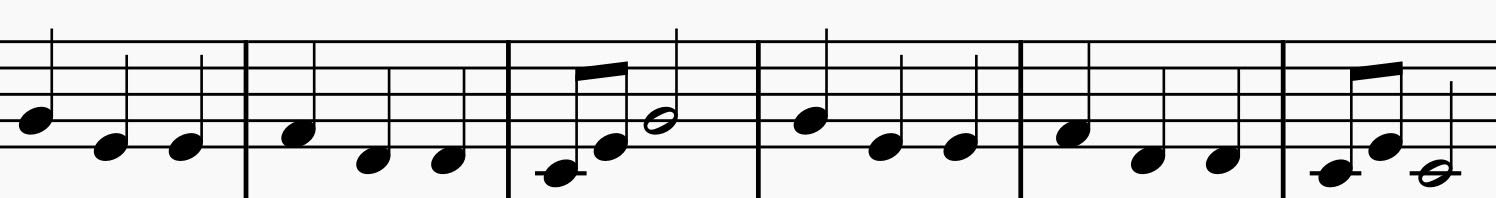
#> input picture data/wlazl_kotek_na_plotek.jpg, 1496 x 198 px
$ python stave_separator.py
#> lines starting #> are read from the running program, lines starting #| are printed output that depends on the picture; after the words box and inside, x2 and y2 are one past the last pixel; in counts of white or black regions, pixels touching at a corner belong together
import os
import sys

import cv2
import numpy as np
import matplotlib.pyplot as plt


def get_image_details(image):
    """
    Konwertuje obraz do skali szarości, binaryzuje oraz wykorzystuje operacje morfologiczne
    z poziomym jądrem, aby wydobyć poziome linie.
    """
    gray = cv2.cvtColor(image, cv2.COLOR_BGR2GRAY)
    # Binaryzacja Otsu – linie białe na czarnym tle (odwrócony obraz)
    _, binary = cv2.threshold(gray, 0, 255, cv2.THRESH_BINARY_INV + cv2.THRESH_OTSU)

    # Dostosowanie jądra – wybieramy jądro o szerokości zależnej od szerokości obrazu
    kernel_width = max(30, image.shape[1] // 15)
    horizontal_kernel = cv2.getStructuringElement(cv2.MORPH_RECT, (kernel_width, 1))

    # Operacja morfologiczna typu opening, która usuwa szumy i pozostawia głównie poziome linie
    detected_lines = cv2.morphologyEx(binary, cv2.MORPH_OPEN, horizontal_kernel, iterations=1)

    # Operacja closing – połączenie przerw w wykrytych liniach
    closed_lines = cv2.morphologyEx(detected_lines, cv2.MORPH_CLOSE, horizontal_kernel, iterations=2)

    return binary, closed_lines


def find_lines(detected_lines, image, max_angle=5):
    """
    Wyszukuje kontury w obrazie po operacjach morfologicznych oraz filtruje te,
    które są wystarczająco długie (min_width_ratio * szerokość obrazu), mają mały kąt (max_angle)
    oraz niewielką wysokość (skalowaną w zależności od rozmiaru obrazu).

    Zwraca listę krotek: (x, y, w, h, y_center)
    """
    contours, _ = cv2.findContours(detected_lines, cv2.RETR_EXTERNAL, cv2.CHAIN_APPROX_SIMPLE)
    candidates = []
    for cnt in contours:
        # Uzyskujemy minimalny prostokąt otaczający
        (cx, cy), (w, h), angle = cv2.minAreaRect(cnt)

        # transformacja kąta
        angle = abs(angle)

        if (angle + 90) % 180 < 45 or 135 < (angle + 90) % 180:
            angle += 90
            w, h = h, w  # zamiana, jeśli potrzebna

        # Kryteria poprawnej linii
        if (h < 1 or w / h > 30) and (angle % 180 < max_angle or angle % 180 > 180 - max_angle) and (h < 30 * (image.shape[0] / 2219)):
            # Obliczenie lewego górnego rogu
            x = int(cx - w / 2)
            y = int(cy - h / 2)
            # Powiększamy prostokąt o zadany współczynnik
            candidates.append((x, y, int(w), int(h), int(cy)))
    candidates.sort(key=lambda item: item[4])

    return candidates


def group_staffs(candidates):
    """
    Grupuje kandydatów (wykryte linie) w pięciolinie muzyczne przy użyciu dynamicznie ustalanych progów,
    dzięki czemu funkcja jest mniej zależna od rozmiaru obrazka.

    Proces działania:
      1. Sortujemy kandydatów według współrzędnej y punktu centralnego (cy).
      2. Obliczamy różnice między kolejnymi wartościami y (centers) i wyznaczamy medianę tych różnic.
         Ta mediana przyjmowana jest jako "typowa" odległość między liniami w obrębie jednej pięciolinii.
      3. Dynamiczny próg oddzielenia pięciolinii (cluster_gap_thresh) ustalamy jako:
             cluster_gap_thresh = median_diff * 1.5
         – dzięki temu większe przerwy między klastrami (czyli między pięcioliniami) są wyłapywane.
      4. Tolerancję grupowania linii w obrębie jednej pięciolinii (group_tolerance) ustalamy jako:
             group_tolerance = median_diff * 0.5
         – mała zmienność odstępów między liniami w obrębie tego samego pięciolinii.
      5. Najpierw kandydaci są dzieleni na klastery, jeśli odstęp między kolejnymi liniami przekracza cluster_gap_thresh.
      6. Następnie w obrębie każdej grupy przeszukiwane są okna pięciu kolejnych linii.
         Jeśli różnica między największą a najmniejszą wartością odstępów (między środkami linii) nie przekracza group_tolerance,
         przyjmujemy to jako poprawnie wyodrębnioną pięciolinię.
    """
    # Sortowanie kandydatów według współrzędnej y środka (cy) – przyjmujemy, że znajduje się on na pozycji indeksu 4
    sorted_candidates = sorted(candidates, key=lambda c: c[4])

    # Jeśli mamy mniej niż dwa elementy, nie da się obliczyć odstępu
    if len(sorted_candidates) < 2:
        return []

    # Wyciągamy wszystkie środki linii i obliczamy różnice między kolejnymi
    centers = [c[4] for c in sorted_candidates]
    diffs = np.diff(centers)
    median_diff = np.median(diffs)

    # Dynamicznie ustalane progi (można zmieniać mnożniki w zależności od specyfiki obrazka)
    cluster_gap_thresh = median_diff * 1.5
    group_tolerance = median_diff * 0.5

    # Etap 1: Klasteryzacja – grupowanie kandydatów, gdy różnica między środkami jest mniejsza niż cluster_gap_thresh
    clusters = []
    current_cluster = []
    for cand in sorted_candidates:
        if not current_cluster:
            current_cluster.append(cand)
        else:
            prev_center = current_cluster[-1][4]
            if cand[4] - prev_center < cluster_gap_thresh:
                current_cluster.append(cand)
            else:
                clusters.append(current_cluster)
                current_cluster = [cand]
    if current_cluster:
        clusters.append(current_cluster)

    # Etap 2: W obrębie każdego klastra szukamy okien 5 kolejnych linii spełniających warunek spójności
    groups = []
    for cluster in clusters:
        if len(cluster) < 5:
            continue
        n = len(cluster)
        for i in range(n - 4):
            group = cluster[i:i + 5]
            group_centers = [item[4] for item in group]
            group_diffs = np.diff(group_centers)
            # Jeżeli różnica między największym a najmniejszym odstępem w grupie mieści się w dynamicznej tolerancji,
            # uznajemy grupę za spójną pięciolinię
            if np.max(group_diffs) - np.min(group_diffs) <= group_tolerance:
                groups.append(group)

    # Opcjonalnie: wybieramy unikalne pięciolinie, aby uniknąć nakładających się detekcji
    final_groups = []
    used = set()
    for group in groups:
        key = group[0][4]
        if key not in used:
            final_groups.append(group)
            for item in group:
                used.add(item[4])
    return final_groups


def extract_staffs(image, groups):
    """
    Dla każdej grupy (pięciolini) określa pionowy obszar obejmujący staff (z dolanym marginesem)
    i wycina go z całego obrazu.
    """
    regions = []
    gaps = []
    for group in groups:
        diff = abs(group[0][4] - group[1][4])
        gaps.append(diff)

        top = int(min(item[1] for item in group)) - 3*diff
        bottom = int(max(item[1] + item[3] for item in group)) + 3*diff

        top = max(top, 0)
        bottom = min(bottom, image.shape[0]-1)

        region = image[top:bottom, :]
        regions.append(region)
    return regions, gaps


def process_image(image, debug=False):
    # 1. Detekcja linii i zwrócenie obrazów pośrednich
    binary, detected_lines_cont = get_image_details(image)

    # Wizualizacja etapów przetwarzania
    if debug:
        plt.figure(figsize=(15, 8))
        plt.subplot(231), plt.imshow(cv2.cvtColor(image, cv2.COLOR_BGR2RGB)), plt.title('Oryginał')
        plt.subplot(232), plt.imshow(binary, cmap='gray'), plt.title('Binaryzacja Otsu (odwrócona)')
        plt.subplot(233), plt.imshow(detected_lines_cont, cmap='gray'), plt.title('Po operacjach morfologicznych')

    # 2. Znalezienie kandydatów
    candidates = find_lines(detected_lines_cont, image)
    img_candidates = image.copy()
    for cand in candidates:
        x, y, w, h, _ = cand
        cv2.rectangle(img_candidates, (x, y), (x + w, y + h), (0, 255, 0), 2)
    if debug:
        plt.subplot(234), plt.imshow(cv2.cvtColor(img_candidates, cv2.COLOR_BGR2RGB)), plt.title(f'Kandydaci: {len(candidates)}')

    if not candidates:
        print("Nie wykryto żadnych poziomych linii")
        return


    # 3. Grupowanie kandydatów w staffy (pięciolinie)
    groups = group_staffs(candidates)
    img_groups = image.copy()
    colors = plt.get_cmap('hsv', len(groups)+1)  # <--- TU BYŁ PROBLEM
    for i, group in enumerate(groups):
        color = [int(255*c) for c in colors(i)[:3]]
        for cand in group:
            x, y, w, h, _ = cand
            cv2.rectangle(img_groups, (x,y), (x+w,y+h), color, 3)
    if debug:
        plt.subplot(235), plt.imshow(cv2.cvtColor(img_groups, cv2.COLOR_BGR2RGB)), plt.title(f'Pogrupowane: {len(groups)}')
        plt.tight_layout()
        plt.show()

    if not groups:
        print("Nie znaleziono kompletnych pięciolinii")
        return


    # 4. Wycięcie regionów staffów
    staffs, gaps = extract_staffs(image, groups)

    # [9 lines of commented-out code are left out]
    if debug:
        cols = 2
        rows = (len(staffs) + cols - 1) // cols
        plt.figure(figsize=(12, 5 * rows))
        for i, region in enumerate(staffs, 1):
            plt.subplot(rows, cols, i)
            plt.imshow(cv2.cvtColor(region, cv2.COLOR_BGR2RGB))
            plt.title(f"Pięciolinia {i}")
            plt.axis("off")
        plt.tight_layout()
        plt.show()

    return staffs, gaps


if __name__ == '__main__':
    image_path = "data/wlazl_kotek_na_plotek.jpg"  # Podmień na ścieżkę do obrazu z nutami
    image = cv2.imread(image_path)
#> image is the input picture: shape (198, 1496, 3); min 0, max 255, mean 214.5
    if image is None:
        sys.exit(1)

    process_image(image, True)
#> in get_image_details, `_, binary = cv2.threshold(gray, 0, 255, cv2.THRESH_BINARY_INV + cv2.TH..`:
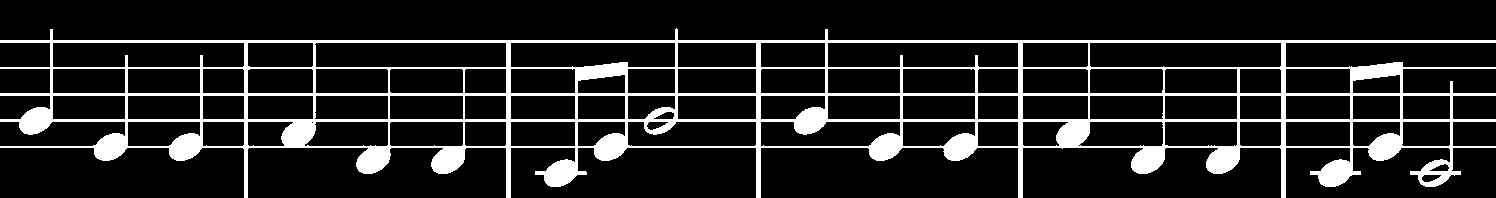
#> binary: shape (198, 1496); 13.4% white; 1 white region, box (x1, y1, x2, y2) and area: (0, 28, 1496, 198) 39744
#> in get_image_details, `detected_lines = cv2.morphologyEx(binary, cv2.MORPH_OPEN, horizontal_k..`:
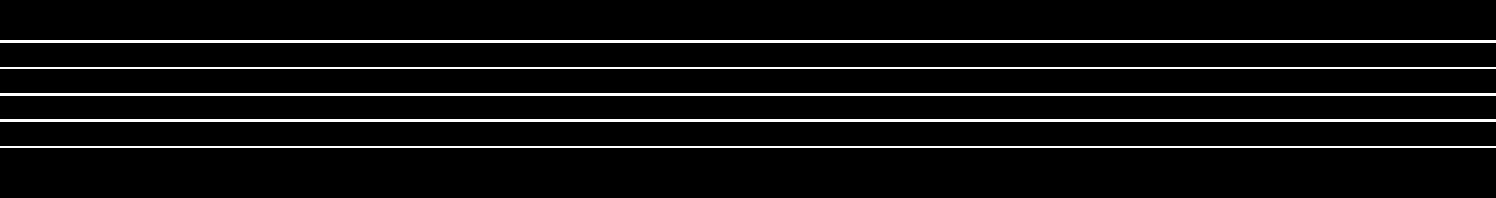
#> detected_lines: shape (198, 1496); 6.6% white; 5 white regions
#> in find_lines, `contours, _ = cv2.findContours(detected_lines, cv2.RETR_EXTERNAL, cv2...`: contours = 5 contours; box (x1, y1, x2, y2) and area: (0, 119, 1496, 122) 2990, (0, 93, 1496, 96) 2990, (0, 40, 1496, 43) 2990, (0, 146, 1496, 148) 1495, (0, 67, 1496, 69) 1495
#> the loop in find_lines, `for cnt in contours:` made 5 passes
#> (cnt, cy, h, y) on passes 1 to 5: ([[0, 146], [0, 147], [1495, 147], [1495, 146]], 146.5, 1, 146), ([[0, 119], [0, 121], [1495, 121], [1495, 119]], 120, 2, 119), ([[0, 93], [0, 95], [1495, 95], [1495, 93]], 94, 2, 93), ([[0, 67], [0, 68], [1495, 68], [1495, 67]], 67.5, 1, 67), ([[0, 40], [0, 42], [1495, 42], [1495, 40]], 41, 2, 40)
#> after the loop in find_lines, `for cnt in contours:`: candidates = [(0, 146, 1495, 1, 146), (0, 119, 1495, 2, 120), (0, 93, 1495, 2, 94), (0, 67, 1495, 1, 67), (0, 40, 1495, 2, 41)]
#> in process_image, `candidates = find_lines(detected_lines_cont, image)`: candidates = [(0, 40, 1495, 2, 41), (0, 67, 1495, 1, 67), (0, 93, 1495, 2, 94), (0, 119, 1495, 2, 120), (0, 146, 1495, 1, 146)]
#> the loop in process_image, `for cand in candidates:` made 5 passes
#> (cand, y, h) on passes 1 to 5: ((0, 40, 1495, 2, 41), 40, 2), ((0, 67, 1495, 1, 67), 67, 1), ((0, 93, 1495, 2, 94), 93, 2), ((0, 119, 1495, 2, 120), 119, 2), ((0, 146, 1495, 1, 146), 146, 1)
#> after the loop in process_image, `for cand in candidates:`:
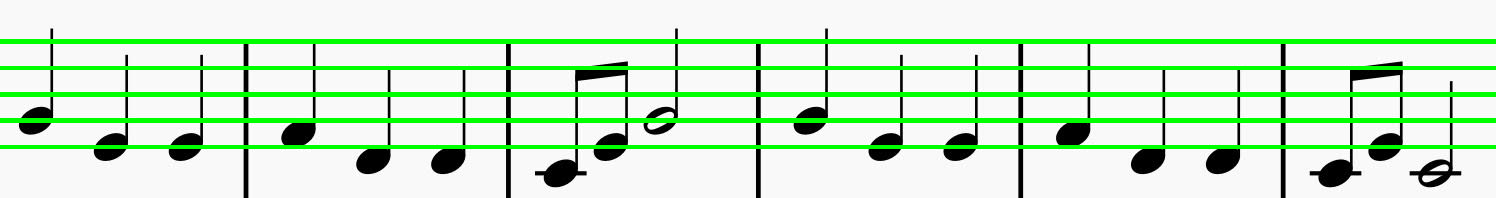
#> img_candidates: shape (198, 1496, 3); 11.62% of pixels changed, all inside (x1, y1, x2, y2) = (0, 39, 1496, 149)
#> in group_staffs, `sorted_candidates = sorted(candidates, key=lambda c: c[4])`: sorted_candidates has the same summary as candidates in process_image
#> in group_staffs, `centers = [c[4] for c in sorted_candidates]`: centers = [41, 67, 94, 120, 146]
#> in group_staffs, `diffs = np.diff(centers)`: diffs = [26, 27, 26, 26]
#> in group_staffs, `median_diff = np.median(diffs)`: median_diff = 26
#> in group_staffs, `cluster_gap_thresh = median_diff * 1.5`: cluster_gap_thresh = 39
#> in group_staffs, `group_tolerance = median_diff * 0.5`: group_tolerance = 13
#> the loop in group_staffs, `for cand in sorted_candidates:` made 5 passes
#> (cand, prev_center) on passes 2 to 5: ((0, 67, 1495, 1, 67), 41), ((0, 93, 1495, 2, 94), 67), ((0, 119, 1495, 2, 120), 94), ((0, 146, 1495, 1, 146), 120)
#> after the loop in group_staffs, `for cand in sorted_candidates:`: clusters = []
#> the loop in group_staffs, `for cluster in clusters:` made 1 pass
#> n on pass 1: 5
#> after the loop in group_staffs, `for cluster in clusters:`: groups = [[(0, 40, 1495, 2, 41), (0, 67, 1495, 1, 67), (0, 93, 1495, 2, 94), (0, 119, 1495, 2, 120), (0, 146, 1495, 1, 146)]]
#> the loop in group_staffs, `for group in groups:` made 1 pass
#> key on pass 1: 41
#> after the loop in group_staffs, `for group in groups:`: final_groups has the same summary as groups; used = 5 items
#> the loop in process_image, `for i, group in enumerate(groups):` made 1 pass
#> color on pass 1: [255, 0, 0]
#> after the loop in process_image, `for i, group in enumerate(groups):`:
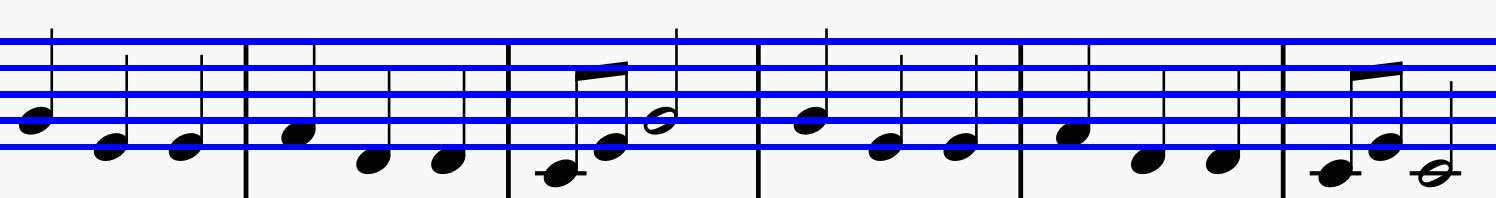
#> img_groups: shape (198, 1496, 3); 16.67% of pixels changed, all inside (x1, y1, x2, y2) = (0, 38, 1496, 150)
#> in process_image, `plt.show()`:
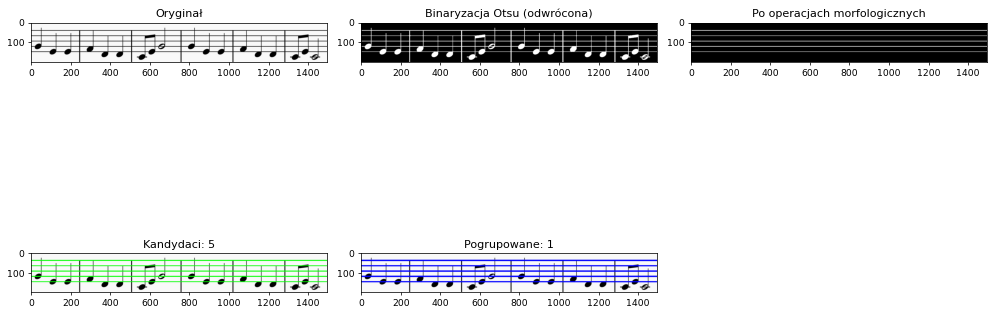
#> figure drawn by matplotlib, 5 panels
#> the loop in extract_staffs, `for group in groups:` made 1 pass
#> (diff, top, bottom) on pass 1: (26, 0, 197)
#> pass 1, in extract_staffs, `region = image[top:bottom, :]`:
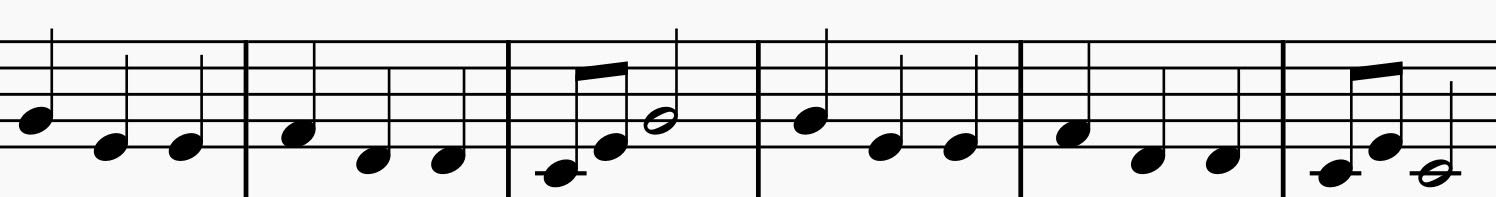
#> region: shape (197, 1496, 3); min 0, max 255, mean 214.4
#> after the loop in extract_staffs, `for group in groups:`: gaps = [26]; regions = 1 item
#> in process_image, `staffs, gaps = extract_staffs(image, groups)`: gaps = [26]
#> in process_image, `rows = (len(staffs) + cols - 1) // cols`: rows = 1
#> the loop in process_image, `for i, region in enumerate(staffs, 1):` made 1 pass
#> i on pass 1: 1
